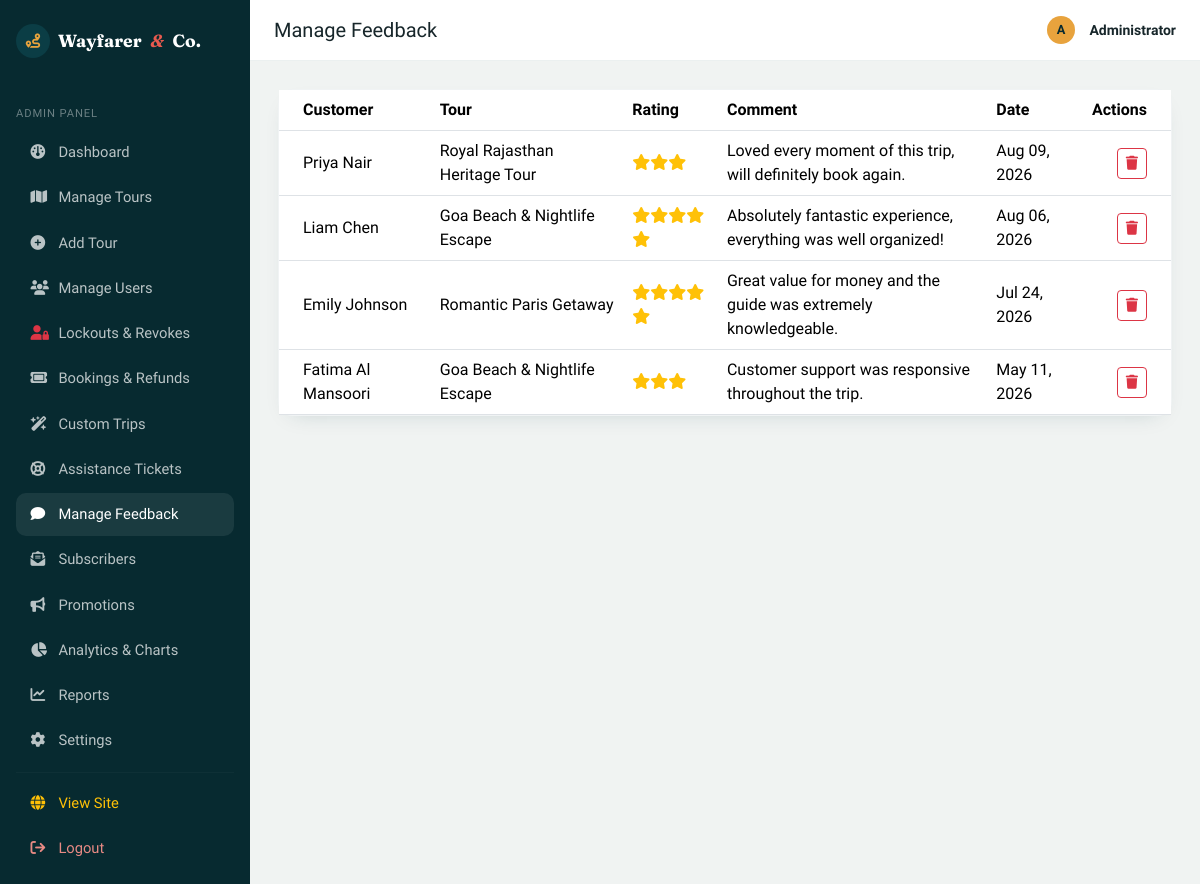
The app's page /admin/feedback (signed in) with its own data.
### models/feedback.py (models this page shows, shortened)
class Feedback(db.Model):
    __tablename__ = "feedback"
    id = db.Column(db.Integer, primary_key=True)
    user_id = db.Column(db.Integer, db.ForeignKey("users.id"), nullable=False)
    tour_id = db.Column(db.Integer, db.ForeignKey("tours.id"), nullable=False)
    booking_id = db.Column(db.Integer, db.ForeignKey("bookings.id"), nullable=True)
    rating = db.Column(db.Integer, nullable=False, default=5)  # 1-5
    comment = db.Column(db.Text, nullable=False, default="")
    created_at = db.Column(db.DateTime, default=datetime.utcnow)

### models/user.py (models this page shows, shortened)
class User(db.Model):
    __tablename__ = "users"
    id = db.Column(db.Integer, primary_key=True)
    name = db.Column(db.String(120), nullable=False)
    email = db.Column(db.String(150), unique=True, nullable=False, index=True)
    phone = db.Column(db.String(20), nullable=True)
    password_hash = db.Column(db.String(255), nullable=False)
    role = db.Column(db.String(20), nullable=False, default="user")  # 'user' or 'admin'
    reward_points = db.Column(db.Integer, default=100, nullable=False)
    referral_code = db.Column(db.String(30), unique=True, nullable=True)
    is_active = db.Column(db.Boolean, default=True, nullable=False)
    created_at = db.Column(db.DateTime, default=datetime.utcnow)
    bookings = db.relationship("Booking", backref="user", lazy=True, cascade="all, delete-orphan")
    feedbacks = db.relationship("Feedback", backref="user", lazy=True, cascade="all, delete-orphan")
    favorites = db.relationship("Favorite", backref="user", lazy=True, cascade="all, delete-orphan")
    def is_admin(self):
        return self.role == "admin"

### models/tour.py (models this page shows, shortened)
class Tour(db.Model):
    __tablename__ = "tours"
    id = db.Column(db.Integer, primary_key=True)
    name = db.Column(db.String(150), nullable=False)
    destination = db.Column(db.String(100), nullable=False, index=True)
    category = db.Column(db.String(50), nullable=False, default="General")
    description = db.Column(db.Text, nullable=False, default="")
    itinerary = db.Column(db.Text, nullable=True)
    duration = db.Column(db.String(50), nullable=False, default="")  # e.g. "5 Days / 4 Nights"
    price = db.Column(db.Float, nullable=False, default=0.0)
    child_price = db.Column(db.Float, nullable=False, default=0.0)
    available_seats = db.Column(db.Integer, nullable=False, default=0)
    start_date = db.Column(db.Date, nullable=True)
    end_date = db.Column(db.Date, nullable=True)
    image_url = db.Column(db.String(400), nullable=True)
    included = db.Column(db.Text, nullable=True)
    excluded = db.Column(db.Text, nullable=True)
    rating = db.Column(db.Float, nullable=False, default=4.5)
    difficulty = db.Column(db.String(30), nullable=False, default="Easy")  # Easy, Moderate, Challenging, Expedition
    season = db.Column(db.String(30), nullable=False, default="All Year")   # Spring, Summer, Autumn, Winter, All Year
    tags = db.Column(db.String(200), nullable=True, default="Popular, Recommended")  # Comma separated
    latitude = db.Column(db.Float, nullable=True, default=46.8182)
    longitude = db.Column(db.Float, nullable=True, default=8.2275)
    max_seats = db.Column(db.Integer, nullable=False, default=30)
    is_active = db.Column(db.Boolean, default=True, nullable=False)
    created_at = db.Column(db.DateTime, default=datetime.utcnow)
    bookings = db.relationship("Booking", backref="tour", lazy=True)
    feedbacks = db.relationship("Feedback", backref="tour", lazy=True)
    favorited_by = db.relationship("Favorite", backref="tour", lazy=True)

### routes/admin.py (the view)
@admin_bp.route("/feedback")
@admin_required
def manage_feedback():
    feedback_items = Feedback.query.order_by(Feedback.created_at.desc()).all()
    return render_template("admin/feedback.html", feedback_items=feedback_items)

### routes/main.py (called while the page is built)
@main_bp.app_context_processor
def inject_globals():
    from flask import session
    security_mode = session.get("security_mode", "ON")
    return {
        "current_user": get_current_user(),
        "security_mode": security_mode
    }

### routes/utils.py (called while the page is built)
def get_current_user():
    user_id = session.get("user_id")
    if not user_id:
        return None
    return db.session.get(User, user_id)

def admin_required(view_func):
    @wraps(view_func)
    def wrapped(*args, **kwargs):
        if not session.get("admin_id"):
            log_security_event("ADMIN_UNAUTHORIZED", f"Unauthorized attempt to access admin route {request.path}.")
            flash("Please log in as an administrator.", "warning")
            return redirect(url_for("admin.login"))
        admin = db.session.get(User, session["admin_id"])
        if admin is None or not admin.is_admin() or not admin.is_active:
            log_security_event("ADMIN_SESSION_INVALID", f"Invalid admin session for user {session.get('admin_id')}.")
            session.pop("admin_id", None)
            flash("Admin session invalid. Please log in again.", "danger")
            return redirect(url_for("admin.login"))
        return view_func(*args, **kwargs)
    return wrapped

### templates/admin/feedback.html (shortened to what this page needs)
{% extends "admin/base_admin.html" %}
{% set active = 'feedback' %}
{% block page_title %}Manage Feedback{% endblock %}
{% block admin_content %}
<div class="wf-panel p-0">
    <div class="table-responsive">
        <table class="table align-middle mb-0">
            <thead>
                <tr>
                    <th class="ps-4">Customer</th>
                    <th>Tour</th>
                    <th>Rating</th>
                    <th>Comment</th>
                    <th>Date</th>
                    <th class="text-end pe-4">Actions</th>
                </tr>
            </thead>
            <tbody>
                {% for fb in feedback_items %}
                <tr>
                    <td class="ps-4">{{ fb.user.name }}</td>
                    <td>{{ fb.tour.name }}</td>
                    <td class="text-warning">{% for i in range(fb.rating) %}<i class="fa-solid fa-star"></i>{% endfor %}</td>
                    <td style="max-width:320px;">
                        {% if security_mode == 'OFF' %}
                        <div class="text-danger fw-bold small"><i class="fa-solid fa-skull-crossbones me-1"></i> STORED XSS: {{ fb.comment|safe }}</div>
                        {% else %}
                        {{ fb.comment[:120] }}{% if fb.comment|length > 120 %}…{% endif %}
                        {% endif %}
                    </td>
                    <td>{{ fb.created_at.strftime('%b %d, %Y') }}</td>
                    <td class="text-end pe-4">
                        <form method="post" action="{{ url_for('admin.delete_feedback', feedback_id=fb.id) }}" onsubmit="return confirm('Delete this feedback?');">
                            <button type="submit" class="btn btn-sm btn-outline-danger"><i class="fa-solid fa-trash"></i></button>
                        </form>
                    </td>
                </tr>
                {% else %}
                <tr><td colspan="6" class="text-center text-muted py-5">No feedback submitted yet.</td></tr>
                {% endfor %}
            </tbody>
        </table>
    </div>
</div>
{% endblock %}

### static/css/style.css (style rules this page uses)
:root { --wf-navy: #0B3D45; --wf-navy-deep: #072A30; --wf-amber: #E8A33D; --wf-sand: #F4EDE1; --wf-sand-dark: #E9DFCE; --wf-coral: #E85A4F; --wf-palm: #3F7D5C; --wf-ink: #17262A; --wf-white: #FFFFFF; --wf-font-display: 'Fraunces', serif; --wf-font-body: 'Work Sans', sans-serif; --wf-font-mono: 'IBM Plex Mono', monospace; --wf-radius: 14px; --wf-radius-lg: 22px; --wf-shadow: 0 12px 30px -14px rgba(11, 61, 69, 0.35); }
* { box-sizing: border-box; }
html { scroll-behavior: smooth; }
body { font-family: var(--wf-font-body); color: var(--wf-ink); background-color: var(--wf-sand); -webkit-font-smoothing: antialiased; }
.wf-panel { background: var(--wf-white); border-radius: var(--wf-radius); box-shadow: 0 8px 22px -14px rgba(11, 61, 69, 0.25); border: 1px solid rgba(11,61,69,0.06); }
.wf-admin-body { background: #F0F3F2; min-height: 100vh; }

### records on screen
Feedback: user.name "Priya Nair", tour.name "Royal Rajasthan Heritage Tour", rating 3 (drawn), comment "Loved every moment of this trip, will definitely book again.", created_at "Aug 09, 2026"
Feedback: user.name "Liam Chen", tour.name "Goa Beach & Nightlife Escape", rating 5 (drawn), comment "Absolutely fantastic experience, everything was well organized!", created_at "Aug 06, 2026"
Feedback: user.name "Emily Johnson", tour.name "Romantic Paris Getaway", rating 5 (drawn), comment "Great value for money and the guide was extremely knowledgeable.", created_at "Jul 24, 2026"
Feedback: user.name "Fatima Al Mansoori", tour.name "Goa Beach & Nightlife Escape", rating 3 (drawn), comment "Customer support was responsive throughout the trip.", created_at "May 11, 2026"
